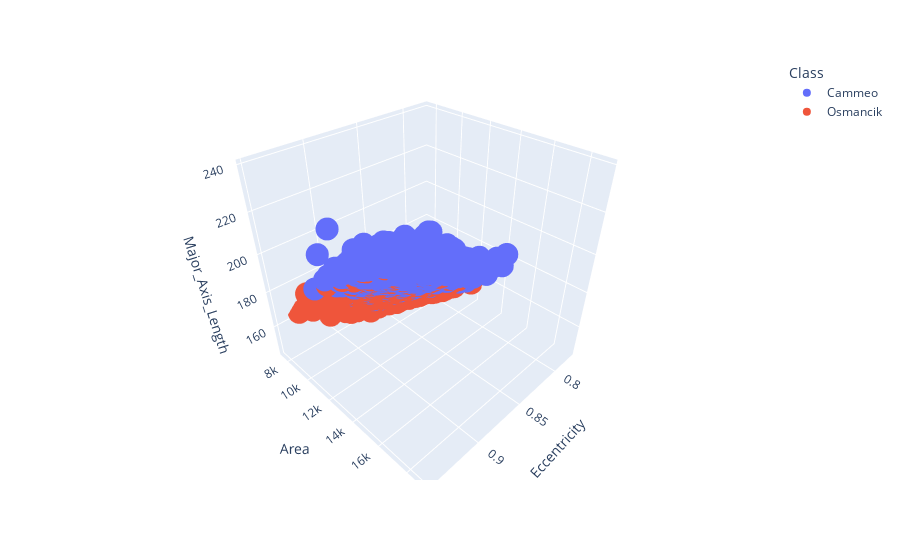

Here is the notebook cell this chart was saved with:
### Code cell
# @title One possible solution

# Plot major and minor axis length and eccentricity, with observations
# color-coded by class.
px.scatter_3d(
    rice_dataset,
    x='Eccentricity',
    y='Area',
    z='Major_Axis_Length',
    color='Class',
).show()

### Figure 1 — Plotly figure (JSON) as saved in the notebook; plotly's stock layout.template omitted (floating-point values rounded to 4 significant figures; data arrays with more than 128 entries replaced by an {"elided": "..."} marker saying what was removed)
{"data": [{"hovertemplate": "Class=Cammeo<br>Eccentricity=%{x}<br>Area=%{y}<br>Major_Axis_Length=%{z}<extra></extra>", "legendgroup": "Cammeo", "marker": {"color": "#636efa", "symbol": "circle"}, "mode": "markers", "name": "Cammeo", "scene": "scene", "showlegend": true, "type": "scatter3d", "x": {"elided": "1630 float values"}, "y": {"elided": "1630 int values"}, "z": {"elided": "1630 float values"}}, {"hovertemplate": "Class=Osmancik<br>Eccentricity=%{x}<br>Area=%{y}<br>Major_Axis_Length=%{z}<extra></extra>", "legendgroup": "Osmancik", "marker": {"color": "#EF553B", "symbol": "circle"}, "mode": "markers", "name": "Osmancik", "scene": "scene", "showlegend": true, "type": "scatter3d", "x": {"elided": "2180 float values"}, "y": {"elided": "2180 int values"}, "z": {"elided": "2180 float values"}}], "layout": {"legend": {"title": {"text": "Class"}, "tracegroupgap": 0}, "margin": {"t": 60}, "scene": {"domain": {"x": [0, 1], "y": [0, 1]}, "xaxis": {"title": {"text": "Eccentricity"}}, "yaxis": {"title": {"text": "Area"}}, "zaxis": {"title": {"text": "Major_Axis_Length"}}}}}
